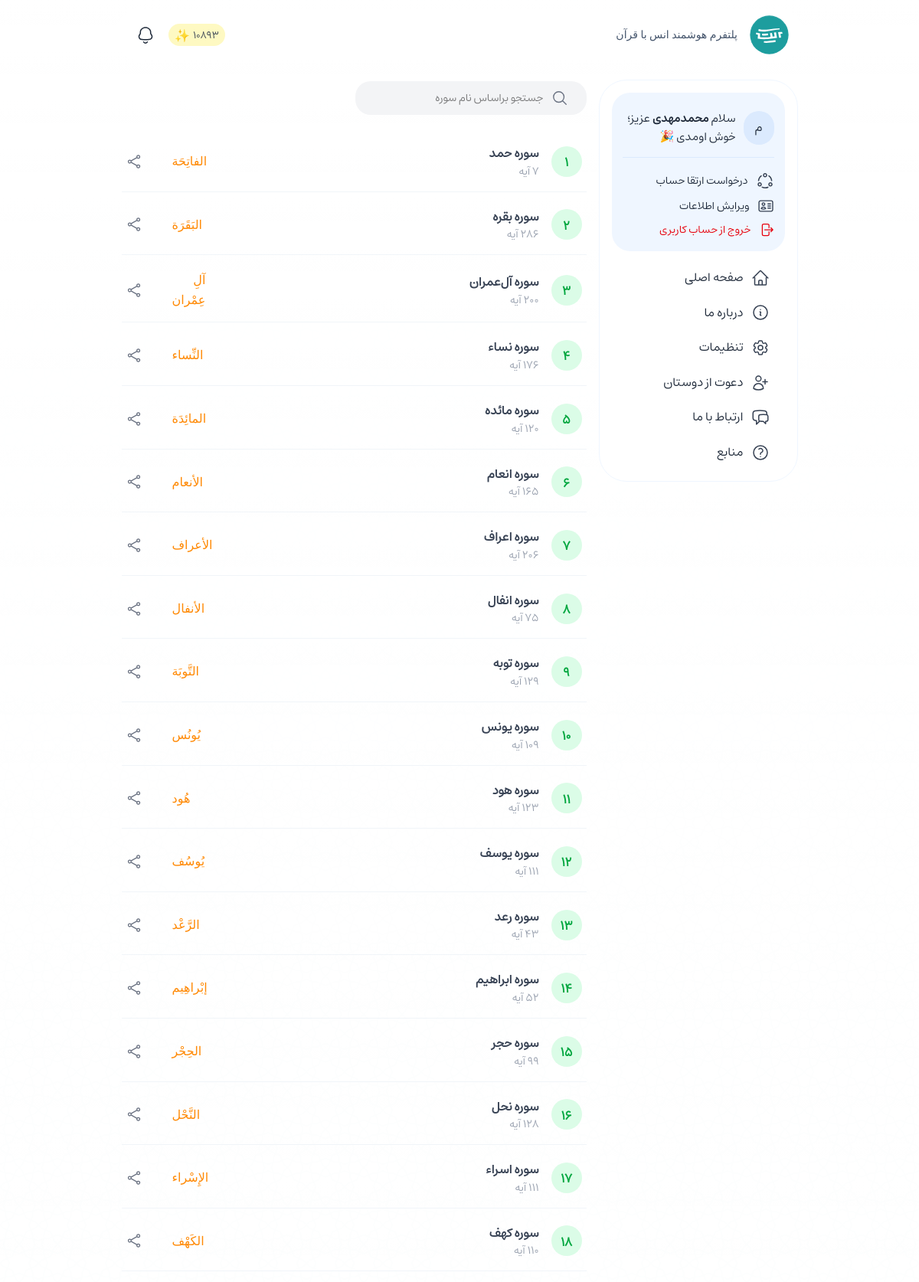
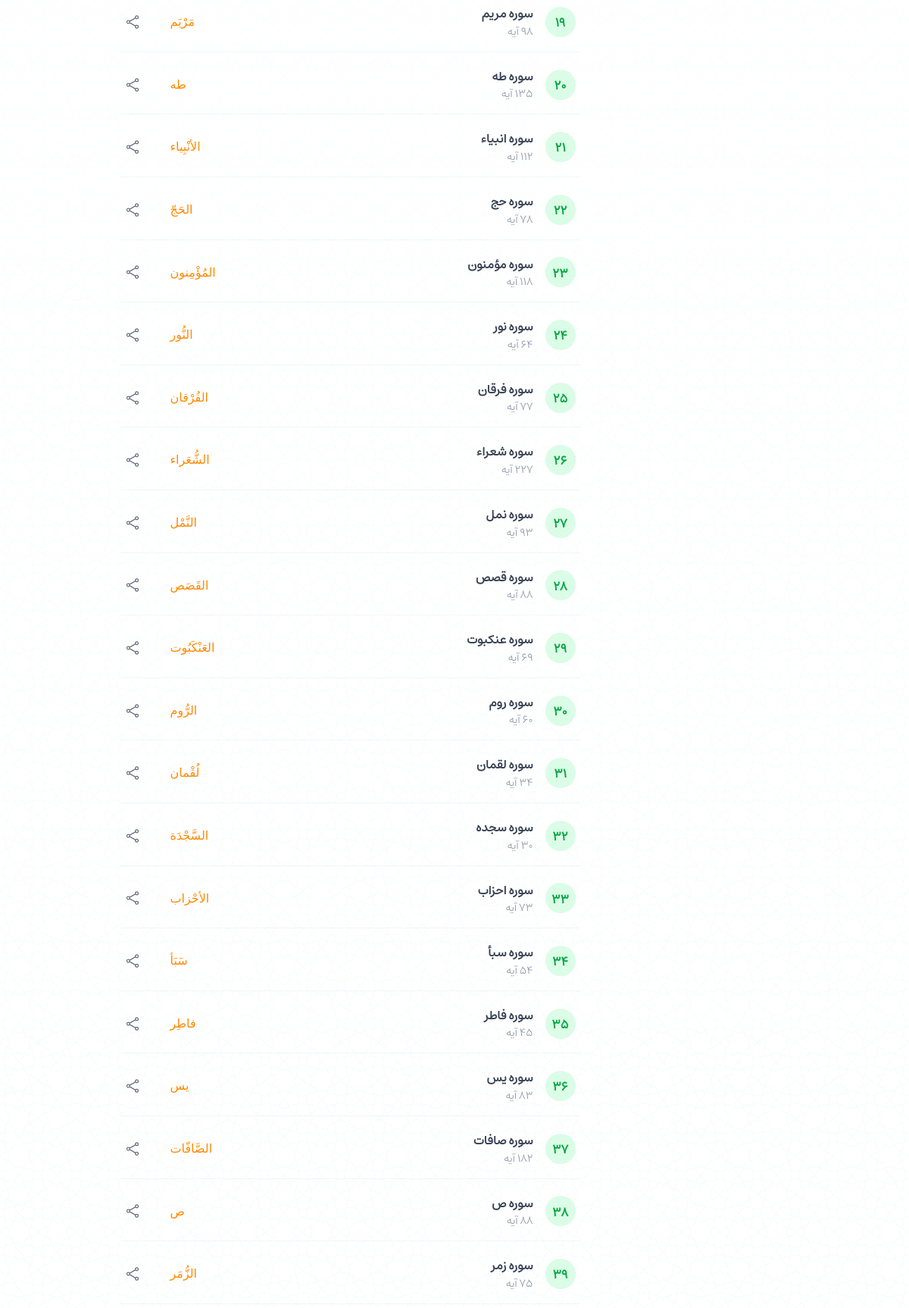
Screenshot of /surahs/ (signed in, upper part) with the database file from the repository (2 pictures, top to bottom).
### authentication/models.py (models this page shows, shortened)
class CustomeUser(AbstractUser):
    ROLE_USERS = [
        ('admin', 'admin'),
        ('cultural_admin', 'cultural_admin'),
        ('student', 'student')
    ]
    EDUCATIONAL_LEVELS = [
        ('دیپلم', 'دیپلم'),
        ('فوق دیپلم', 'فوق دیپلم'),
        ('لیسانس', 'لیسانس'),
        ('فوق لیسانس', 'فوق لیسانس'),
        ('دکترا', 'دکترا'),
        ('سایر', 'سایر'),
    ]
    first_name = None
    last_name = None
    groups = None
    user_permissions = None
    date_joined = None
    last_login = None
    username = models.CharField(max_length=200, verbose_name='username')
    phone = models.CharField(max_length=11, verbose_name='phone', unique=True, error_messages={'unique': 'یک کاربر با این شماره وجود دارد.'})
    national_code = models.CharField(max_length=10, verbose_name='national code', unique=True, error_messages={'unique': 'این کدملی قبلاً استفاده شده است.'}, null=True, blank=True)
    student_code = models.CharField(max_length=14, verbose_name='student code', unique=True, error_messages={'unique': 'این شماره دانشجویی قبلاً استفاده شده است.'}, null=True, blank=True)
    field_student = models.CharField(max_length=50, verbose_name='field student', null=True, blank=True)
    educational_level = models.CharField(max_length=50, choices=EDUCATIONAL_LEVELS, verbose_name='educational level', null=True, blank=True)
    university_id = models.ForeignKey('panel.Universities', on_delete=models.CASCADE, verbose_name='university id', null=True, blank=True)
    role = models.CharField(max_length=50, choices=ROLE_USERS, default=ROLE_USERS[2], verbose_name='role')
    total_points = models.BigIntegerField(verbose_name='total_points', default=0, null=True, blank=True)
    bale_chat_id = models.CharField(max_length=30, verbose_name='bale_chat_id', unique=True, blank=True, null=True)
    created_at = models.CharField(max_length=50, default=JalaliDateTime.now().strftime('%Y-%m-%d %H:%M'), verbose_name='created at')
    USERNAME_FIELD = 'phone'
    REQUIRED_FIELDS = ['username', 'password']

### core/models.py (models this page shows, shortened)
class Surahs(models.Model):
    id = models.BigAutoField(auto_created=True, primary_key=True, serialize=False, verbose_name='ID')
    name_ar = models.CharField(max_length=100, verbose_name='name arabic')
    name_fa = models.CharField(max_length=100, verbose_name='name farsi')
    total_ayah = models.BigIntegerField(verbose_name='total ayah')
    reciter_name = models.CharField(max_length=200, verbose_name='reciter name', null=True, blank=True)
    audio_url = models.URLField(verbose_name='audio url', null=True, blank=True, unique=True)

### core/views.py (the view)
# urls.py: path('surahs/', view=views.surahs, name='surahs'),
def surahs(request):
    return render(request, template_name='pages/content/surahs/index.html', context={'surahs': Surahs.objects.defer('id', 'name_ar', 'name_fa', 'total_ayah')})

### core/context_processors.py (called while the page is built)
def app_version(request):
    return {'APP_VERSION': '1.0.1'}

def university_list(request):
    if request.user.is_authenticated:
        data = Universities.objects.defer('id', 'university_name', 'is_verified').all()
        return {'university_list': data}
    else:
        return {'university_list': []}

def user_total_points(request):
    if request.user.is_authenticated:
        if request.user.role == 'cultural_admin' or request.user.role == 'student':
            sum_total_points_uni = UserPoints.objects.filter(user_id__university_id=request.user.university_id).defer('point').aggregate(Sum('point'))['point__sum'] or 0
            return {'total_points_uni': sum_total_points_uni}
        else:
            if request.user.university_id:
                sum_total_points = UserPoints.objects.filter(user_id=request.user).aggregate(Sum('point'))['point__sum'] or 0
                CustomeUser.objects.filter(id=request.user.id).update(total_points=sum_total_points)
            return {'total_points_user': []}
    else:
        return {'user_total_points': []}

### templates/pages/content/surahs/index.html (shortened to what this page needs)
{% extends '../../../core/_base.html' %}
{% load static %}
{% block body %}
    {% include '../../../core/_navbar.html' %}
    {% include '../../../core/_sidebar.html' %}
    {% include './core/_index_content.html' %}
{% endblock body %}

### templates/core/_navbar.html (shortened to what this page needs)
{% load static %}
<nav class="bg-white rounded-full py-2 px-5 flex items-center justify-between gap-4 fixed top-3 w-[93%] min-[965px]:w-[75%] min-[1300px]:w-[70%]! min-[1400px]:w-[60%]! z-10 overflow-hidden transition-all">
    <ul class="flex items-center justify-between gap-2.5 w-full">
        <div class="flex items-center gap-4">
            <a href="/" title="پلتفرم هوشمند انس با قرآن" draggable="false">
                <img src="{% static 'assets/images/logo/SVG/icon_splash.svg' %}" alt="logo" class="size-12.75 max-[965px]:hidden" draggable="false">
            </a>
            <p class="max-[965px]:hidden text-sm text-slate-600 font-vazeh transition-all">پلتفرم هوشمند انس با قرآن</p>
        </div>
        {% if request.user.is_authenticated %}
            {% if request.user.is_superuser %}
                <button class="nav-btn-icon" title="اعلانات" onclick="modal('notificationsAdmin');" draggable="false">
                    <svg class="notify-icon size-10 p-2 rounded-full hover:bg-gray-50 cursor-pointer transition-all" fill="none" viewBox="0 0 24 24"><path fill="#1e2939" fill-rule="evenodd" d="M6.1 7.495c-.054.627-.054 1.27-.054 1.941a.75.75 0 0 1-.016.152 5.619 5.619 0 0 1-1.333 2.623 2.85 2.85 0 0 0-.446 1.377V13.803a2.853 2.853 0 0 0 .644 1.864 3.806 3.806 0 0 0 2.364 1.125h.009c3.142.338 6.312.338 9.454 0h.012a3.756 3.756 0 0 0 2.362-1.126c.44-.528.67-1.192.653-1.87v-.21a2.756 2.756 0 0 0-.445-1.365A5.704 5.704 0 0 1 17.97 9.59a.743.743 0 0 1-.014-.1c-.025-.348-.024-.695-.023-1.01V8.43c.002-.338.001-.64-.024-.933-.266-2.727-3.02-4.746-5.87-4.746h-.078c-2.852 0-5.603 2.02-5.86 4.745m-1.493-.138c.346-3.69 3.939-6.107 7.354-6.107h.078c3.416 0 7.006 2.416 7.363 6.105v.007c.033.372.033.74.031 1.072v.033c0 .31-.002.59.016.864a4.206 4.206 0 0 0 1.002 1.922.754.754 0 0 1 .067.085 4.255 4.255 0 0 1 .73 2.23v.2a4.317 4.317 0 0 1-1.05 2.917 5.255 5.255 0 0 1-3.321 1.6c-3.246.348-6.52.347-9.765 0a5.305 5.305 0 0 1-3.354-1.639 4.354 4.354 0 0 1-1.007-2.867v-.21a4.35 4.35 0 0 1 .727-2.234.753.753 0 0 1 .073-.094 4.122 4.122 0 0 0 .995-1.885c0-.638.002-1.318.06-1.994l.001-.005M9.087 20.265a.75.75 0 0 1 1.054.12 2.338 2.338 0 0 0 3.242.38l.012-.01c.145-.108.275-.234.388-.373a.75.75 0 1 1 1.168.94c-.19.237-.41.449-.654.631a3.839 3.839 0 0 1-5.329-.634.75.75 0 0 1 .12-1.054" clip-rule="evenodd"></path></svg>
                </button>
            {% else %}
                <span class="flex items-center gap-1 min-[965px]:gap-2.5 transition-all">
                    <div class="hidden min-[956px]:flex">
                        {% if request.user.role == 'cultural_admin' %}
                            <a href="/panel" class="flex items-center gap-1" title="امتیاز دانشگاه شما" draggable="false">
                                <li class="bg-yellow-100 rounded-full px-2 pt-1 flex items-center max-[965px]:text-[13px] transition-all"><span class="ml-1 text-[13px] text-gray-700">{{ total_points_uni }}</span> ✨</li>
                            </a>
                        {% elif request.user.university_id and request.user.role == 'student' %}
                            <a href="/challenge" class="flex items-center gap-1" title="امتیاز شما" draggable="false">
                                <li class="bg-yellow-100 rounded-full px-2 pt-1 flex items-center max-[965px]:text-[13px] transition-all"><span class="ml-1 text-[13px] text-gray-700">{{ request.user.total_points }}</span> ✨</li>
                            </a>
                        {% endif %}
                    </div>
                    <button class="nav-btn-icon" title="اعلانات" onclick="modal('notifications');" draggable="false">
                    </button>
                </span>
            {% endif %}
        {% endif %}
    </ul>
</nav>

### templates/core/_sidebar.html (shortened to what this page needs)
{% load static %}
<div class="overlay-nav max-[965px]:bg-black/60 max-[965px]:fixed max-[965px]:inset-0 max-[965px]:w-full max-[965px]:h-full max-[965px]:hidden max-[965px]:z-10 transition-all" id="navOverlay">
    <div class="nav flex flex-col gap-1 p-4 h-fit w-65 max-[965px]:h-full! max-[965px]:w-75 min-[965px]:mt-26 bg-white border max-[965px]:border-none border-blue-50 min-[965px]:rounded-[36px] z-50 min-[965px]:z-0 min-[965px]:sticky min-[965px]:top-26 min-[965px]:mb-2.5 text-gray-800 overflow-auto transition-all" id="nav">
        <div class="w-full flex flex-col gap-1">
            {% if request.user.is_authenticated %}
                {% if request.user.username|lower|slice:1 == "a" or request.user.username|lower|slice:1 == "b" or request.user.username|lower|slice:1 == "c" or request.user.username|lower|slice:1 == "d" or request.user.username|slice:1 == "ا" or request.user.username|slice:1 == "آ" or request.user.username|slice:1 == "ب" or request.user.username|slice:1 == "پ" or request.user.username|slice:1 == "ت" or request.user.username|slice:1 == "م" %}
                    <div class="w-full flex flex-col gap-2 p-3.5 mb-2.5 bg-blue-50 rounded-3xl">
                        <a href="/panel" draggable="false">
                            <div class="flex items-center gap-2.5">
                                <li class="w-10 h-11 px-2 bg-blue-100 rounded-full flex items-center justify-center list-none">{{ request.user.username | slice:1 }}</li>
                                <div class="flex flex-col gap-1.5">
                                    <p class="text-[15px]">سلام <span class="font-semibold">{{ request.user.username | truncatechars:16 }}</span> عزیز<span class="max-[965px]:hidden">؛ خوش اومدی 🎉</span></p>
                                </div>
                            </div>
                        </a>
                        <hr class="border-blue-100 my-1.5 w-full">
                        <div class="flex flex-col gap-2.5 text-sm py-1 h-auto max-h-50 overflow-y-auto">
                            {% if request.user.role == 'admin' %}
                                <a href="/panel" class="flex items-center gap-2.5" draggable="false">
                                    <svg class="size-5.5 text-gray-700" xmlns="http://www.w3.org/2000/svg" width="20" height="20" viewBox="0 0 20 20" fill="currentColor"><path d="M7.946 14.028a1.974 1.974 0 1 0-3.948 0 1.974 1.974 0 0 0 3.948 0m8.055 0a1.974 1.974 0 1 0-3.947 0 1.974 1.974 0 0 0 3.947 0M7.946 5.972a1.974 1.974 0 1 0-3.948 0 1.974 1.974 0 0 0 3.948 0m8.055 0a1.974 1.974 0 1 0-3.947 0 1.974 1.974 0 0 0 3.947 0m-6.725 8.056a3.304 3.304 0 1 1-6.608 0 3.304 3.304 0 0 1 6.608 0m8.055 0a3.304 3.304 0 1 1-6.607 0 3.304 3.304 0 0 1 6.607 0M9.276 5.972a3.304 3.304 0 1 1-6.608 0 3.304 3.304 0 0 1 6.608 0m8.055 0a3.304 3.304 0 1 1-6.607 0 3.304 3.304 0 0 1 6.607 0"></path></svg>
                                    <span>پنل مدیریت (مدیرکل)</span>
                                </a>
                                <a href="/manage" class="flex items-center gap-2.5" draggable="false">
                                    <svg class="size-5.5 text-gray-700" xmlns="http://www.w3.org/2000/svg" width="20" height="20" viewBox="0 0 20 20" fill="currentColor"><path d="M16.26 7.438 10.666 10.4v6.446l5.129-2.961.104-.07a.93.93 0 0 0 .363-.74zM10.469 3.04a.94.94 0 0 0-.823-.055l-.112.055-5.207 3.005 5.684 3.197 5.838-3.09-.054-.037zM3.739 13.075c0 .334.178.643.467.81l5.129 2.96v-6.456L3.739 7.24zm13.852 0c0 .759-.38 1.464-1.004 1.882l-.128.08-5.326 3.074A2.27 2.27 0 0 1 9 18.183l-.133-.072-5.327-3.075a2.26 2.26 0 0 1-1.132-1.96V6.924c0-.809.432-1.557 1.132-1.961l5.327-3.075.133-.072a2.27 2.27 0 0 1 2.132.072l5.326 3.075.128.079a2.26 2.26 0 0 1 1.004 1.882z"></path></svg>
                                    <span>مدیریت سیستمی</span>
                                </a>
                                <a href="/signout" class="flex items-center gap-2.5 text-red-600" draggable="false">
                                    <svg xmlns="http://www.w3.org/2000/svg" fill="none" viewBox="0 0 24 24" stroke-width="1.5" stroke="currentColor" class="size-5 text-red-600">
                                        <path stroke-linecap="round" stroke-linejoin="round" d="M15.75 9V5.25A2.25 2.25 0 0 0 13.5 3h-6a2.25 2.25 0 0 0-2.25 2.25v13.5A2.25 2.25 0 0 0 7.5 21h6a2.25 2.25 0 0 0 2.25-2.25V15m3 0 3-3m0 0-3-3m3 3H9" />
                                    </svg>
                                    <span>خروج از حساب کاربری</span>
                                </a>
                            {% else %}
                                <a href="javascript:modal('upgradeAccountRequest');" class="flex items-center gap-2.5" draggable="false">
                                    <span>درخواست ارتقا حساب</span>
                                </a>
                                <a href="javascript:modal('profileEdit');" class="flex items-center gap-2.5" draggable="false">
                                    <span>ویرایش اطلاعات</span>
                                </a>
                                <a href="/signout" class="flex items-center gap-2.5 text-red-600" draggable="false">
                                    <span>خروج از حساب کاربری</span>
                                </a>
                            {% endif %}
                        </div>
                    </div>
                {% endif %}
            {% endif %}
        </div>
        {% include 'core/_nav_items.html' %}
    </div>
</div>

### templates/pages/content/surahs/core/_index_content.html (shortened to what this page needs)
{% load static %}
<div class="content-nav-minimize flex flex-col gap-2.5 pt-4 w-full min-[965px]:w-[calc(93%-230px)] min-[1300px]:w-[calc(100%-230px)] mt-22.5 max-[965px]:mt-18.75 rounded-[36px] transition-all">
    <div class="flex items-center gap-2.5 mb-4">
        <div class="flex items-center relative">
            <svg xmlns="http://www.w3.org/2000/svg" fill="none" viewBox="0 0 24 24" stroke-width="1.5" stroke="currentColor" class="size-5.5 text-gray-500 absolute right-6"><path stroke-linecap="round" stroke-linejoin="round" d="m21 21-5.197-5.197m0 0A7.5 7.5 0 1 0 5.196 5.196a7.5 7.5 0 0 0 10.607 10.607Z" /></svg>
            <input type="search" id="surahSearch" placeholder="جستجو براساس نام سوره" class="w-full bg-gray-100 py-3 px-14 rounded-[20px] outline-none border-none text-sm">
        </div>
    </div>
    <div class="surahs-list flex flex-col gap-2">
        {% for item in surahs %}
            <a href="/surahs/{{ item.id }}/" class="w-full" draggable="false">
                <div class="surahs-list-card flex items-center justify-between gap-2.5 w-full pt-1 pb-4 px-1.5 border-b border-slate-100">
                    <div class="flex items-center gap-4">
                        <p class="flex items-center justify-center size-10 pt-1 rounded-full bg-green-100 text-green-600 font-semibold">{{ item.id }}</p>
                        <div class="flex flex-col">
                            <p class="font-semibold text-gray-700">سوره <span>{{ item.name_fa }}</span></p>
                            <p class="text-sm text-gray-400">{{ item.total_ayah }} آیه</p>
                        </div>
                    </div>
                    <div class="flex items-center gap-10 max-[400px]:gap-8 transition-all">
                        <p class="font-nabi text-orange-400">{{ item.name_ar }}</p>
                        <a href="javascript:dataShare('مطالعه سوره {{ item.name_fa }}', '', '{{ item.id }}');" class="text-gray-500" draggable="false">
                        </a>
                    </div>
                </div>
            </a>
        {% endfor %}
    </div>
</div>

### rows the page displays
CustomeUser: user.total_points "10893", user.username "م", user.username "محمدمهدی"
Surahs: id "1", name_fa "حمد", total_ayah "7", name_ar "الفاتِحَة"
Surahs: id "2", name_fa "بقره", total_ayah "286", name_ar "البَقَرَة"
Surahs: id "3", name_fa "آل‌عمران", total_ayah "200", name_ar "آلِ عِمْران"
Surahs: id "4", name_fa "نساء", total_ayah "176", name_ar "النِّساء"
Surahs: id "5", name_fa "مائده", total_ayah "120", name_ar "المائِدَة"
Surahs: id "6", name_fa "انعام", total_ayah "165", name_ar "الأنعام"
Surahs: id "7", name_fa "اعراف", total_ayah "206", name_ar "الأعراف"
Surahs: id "8", name_fa "انفال", total_ayah "75", name_ar "الأنفال"
Surahs: id "9", name_fa "توبه", total_ayah "129", name_ar "التَّوبَة"
Surahs: id "10", name_fa "یونس", total_ayah "109", name_ar "یُونُس"
Surahs: id "11", name_fa "هود", total_ayah "123", name_ar "هُود"
Surahs: id "12", name_fa "یوسف", total_ayah "111", name_ar "یُوسُف"
Surahs: id "13", name_fa "رعد", total_ayah "43", name_ar "الرَّعْد"
Surahs: id "14", name_fa "ابراهیم", total_ayah "52", name_ar "إبْراهِیم"
Surahs: id "15", name_fa "حجر", total_ayah "99", name_ar "الحِجْر"
Surahs: id "16", name_fa "نحل", total_ayah "128", name_ar "النَّحْل"
Surahs: id "17", name_fa "اسراء", total_ayah "111", name_ar "الإِسْراء"
Surahs: id "18", name_fa "کهف", total_ayah "110", name_ar "الکَهْف"
Surahs: id "19", name_fa "مریم", total_ayah "98", name_ar "مَرْیَم"
Surahs: id "20", name_fa "طه", total_ayah "135", name_ar "طه"
Surahs: id "21", name_fa "انبیاء", total_ayah "112", name_ar "الأنْبِیاء"
Surahs: id "22", name_fa "حج", total_ayah "78", name_ar "الحَجّ"
Surahs: id "23", name_fa "مؤمنون", total_ayah "118", name_ar "المُؤْمِنون"
Surahs: id "24", name_fa "نور", total_ayah "64", name_ar "النُّور"
Surahs: id "25", name_fa "فرقان", total_ayah "77", name_ar "الفُرْقان"
Surahs: id "26", name_fa "شعراء", total_ayah "227", name_ar "الشُّعَراء"
Surahs: id "27", name_fa "نمل", total_ayah "93", name_ar "النَّمْل"
Surahs: id "28", name_fa "قصص", total_ayah "88", name_ar "القَصَص"
Surahs: id "29", name_fa "عنکبوت", total_ayah "69", name_ar "العَنْکَبُوت"
Surahs: id "30", name_fa "روم", total_ayah "60", name_ar "الرُّوم"
Surahs: id "31", name_fa "لقمان", total_ayah "34", name_ar "لُقْمان"
Surahs: id "32", name_fa "سجده", total_ayah "30", name_ar "السَّجْدَة"
Surahs: id "33", name_fa "احزاب", total_ayah "73", name_ar "الأحْزاب"
Surahs: id "34", name_fa "سبأ", total_ayah "54", name_ar "سَبَأ"
Surahs: id "35", name_fa "فاطر", total_ayah "45", name_ar "فاطِر"
Surahs: id "36", name_fa "يس", total_ayah "83", name_ar "يس"
Surahs: id "37", name_fa "صافات", total_ayah "182", name_ar "الصَّافّات"
Surahs: id "38", name_fa "ص", total_ayah "88", name_ar "ص"
Surahs: id "39", name_fa "زمر", total_ayah "75", name_ar "الزُّمَر"
